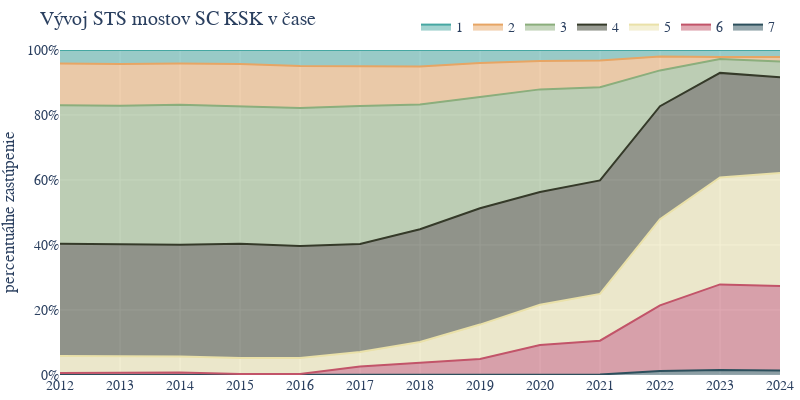

Notebook cell for this chart:
### Code cell
import plotly.graph_objects as go

# Define the color palette
color_palette = ['#46a7a2', '#e7a564',
                 '#8bae7c', '#353a29', '#eae1a9',
                 '#c25469', '#2d505d'
                 ]

# Transpose the DataFrame for plotting: years as columns, conditions as rows
data_for_plotting = relative_condition_counts.set_index(
    'Condition').T.reset_index()
data_for_plotting.rename(columns={'index': 'Year'}, inplace=True)

# Update year labels to include 2024
years = ['{}'.format(year) for year in range(2012, 2025)]
data_for_plotting['Year'] = years

# Create a figure
fig = go.Figure()

# Add a trace for each condition in reverse order
for i, condition in reversed(list(enumerate(relative_condition_counts['Condition'].unique()))):
    fig.add_trace(go.Scatter(
        x=data_for_plotting['Year'],
        y=data_for_plotting[condition],
        mode='lines',
        stackgroup='one',  # This option stacks the areas
        name=str(condition),  # Label for the legend
        line=dict(color=color_palette[i % len(color_palette)])
    ))

# Update the layout to include 2024
fig.update_layout(
    title='Vývoj STS mostov SC KSK v čase',
    yaxis_title='percentuálne zastúpenie',
    yaxis=dict(ticksuffix="%", range=[0, 100]),
    font=dict(family="Montserrat, sans-serif", size=14),
    legend=dict(
        orientation="h",
        yanchor="top",
        y=1.120,
        xanchor="right",
        x=1
    ),
    xaxis=dict(
        tickvals=[str(year) for year in range(2012, 2025)],
        ticktext=['2012', '2013', '2014', '2015', '2016', '2017',
                  '2018', '2019', '2020', '2021', '2022', '2023', '2024']
    ),
    plot_bgcolor='#EEEEEE',
    margin=dict(l=0, r=20, t=50, b=25),
    width=800,
    height=400
)

# Show the figure
fig.show()

### Figure 1 — Plotly figure (JSON) as saved in the notebook; plotly's stock layout.template omitted (floating-point values rounded to 4 significant figures)
{"data": [{"line": {"color": "#2d505d"}, "mode": "lines", "name": "7", "stackgroup": "one", "type": "scatter", "x": ["2012", "2013", "2014", "2015", "2016", "2017", "2018", "2019", "2020", "2021", "2022", "2023", "2024"], "y": [0, 0, 0, 0, 0, 0.1538, 0, 0, 0.1534, 0.1531, 1.225, 1.531, 1.378]}, {"line": {"color": "#c25469"}, "mode": "lines", "name": "6", "stackgroup": "one", "type": "scatter", "x": ["2012", "2013", "2014", "2015", "2016", "2017", "2018", "2019", "2020", "2021", "2022", "2023", "2024"], "y": [0.6192, 0.6192, 0.774, 0.3096, 0.3077, 2.462, 3.84, 4.916, 9.049, 10.41, 20.21, 26.34, 26.03]}, {"line": {"color": "#eae1a9"}, "mode": "lines", "name": "5", "stackgroup": "one", "type": "scatter", "x": ["2012", "2013", "2014", "2015", "2016", "2017", "2018", "2019", "2020", "2021", "2022", "2023", "2024"], "y": [5.263, 5.108, 4.954, 4.954, 4.923, 4.462, 6.298, 10.6, 12.42, 14.4, 26.49, 32.92, 34.76]}, {"line": {"color": "#353a29"}, "mode": "lines", "name": "4", "stackgroup": "one", "type": "scatter", "x": ["2012", "2013", "2014", "2015", "2016", "2017", "2018", "2019", "2020", "2021", "2022", "2023", "2024"], "y": [34.52, 34.52, 34.37, 35.14, 34.46, 33.23, 34.72, 35.79, 34.66, 34.92, 34.76, 32.16, 29.4]}, {"line": {"color": "#8bae7c"}, "mode": "lines", "name": "3", "stackgroup": "one", "type": "scatter", "x": ["2012", "2013", "2014", "2015", "2016", "2017", "2018", "2019", "2020", "2021", "2022", "2023", "2024"], "y": [42.57, 42.57, 43.03, 42.26, 42.46, 42.46, 38.4, 34.25, 31.6, 28.64, 11.03, 4.288, 4.9]}, {"line": {"color": "#e7a564"}, "mode": "lines", "name": "2", "stackgroup": "one", "type": "scatter", "x": ["2012", "2013", "2014", "2015", "2016", "2017", "2018", "2019", "2020", "2021", "2022", "2023", "2024"], "y": [12.85, 12.85, 12.69, 13.0, 12.92, 12.31, 11.67, 10.45, 8.742, 8.27, 4.288, 0.6126, 1.378]}, {"line": {"color": "#46a7a2"}, "mode": "lines", "name": "1", "stackgroup": "one", "type": "scatter", "x": ["2012", "2013", "2014", "2015", "2016", "2017", "2018", "2019", "2020", "2021", "2022", "2023", "2024"], "y": [4.18, 4.334, 4.18, 4.334, 4.923, 4.923, 5.069, 3.994, 3.374, 3.216, 1.991, 2.144, 2.144]}], "layout": {"font": {"family": "Montserrat, sans-serif", "size": 14}, "height": 400, "legend": {"orientation": "h", "x": 1, "xanchor": "right", "y": 1.12, "yanchor": "top"}, "margin": {"b": 25, "l": 0, "r": 20, "t": 50}, "plot_bgcolor": "#EEEEEE", "title": {"text": "Vývoj STS mostov SC KSK v čase"}, "width": 800, "xaxis": {"ticktext": ["2012", "2013", "2014", "2015", "2016", "2017", "2018", "2019", "2020", "2021", "2022", "2023", "2024"], "tickvals": ["2012", "2013", "2014", "2015", "2016", "2017", "2018", "2019", "2020", "2021", "2022", "2023", "2024"]}, "yaxis": {"range": [0, 100], "ticksuffix": "%", "title": {"text": "percentuálne zastúpenie"}}}}
